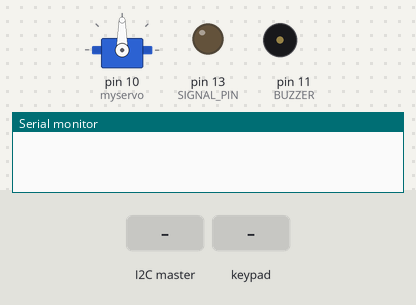
The sketch below on a simulated Arduino Uno, built with avr-gcc and run on an emulated ATmega328P. Parts: servo, output pins drawn as LEDs (lit = HIGH), buzzer (waves = sounding, pin HIGH), the last lines printed to the serial monitor. The inputs (shaded band) are chosen by the test bench.

Above: at 1.2 s.
1.3 s: the I2C master sends "E"
At 1.8 s:
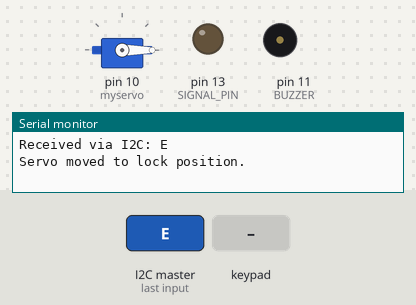
2.8 s: key '*' pressed
At 3.6 s:
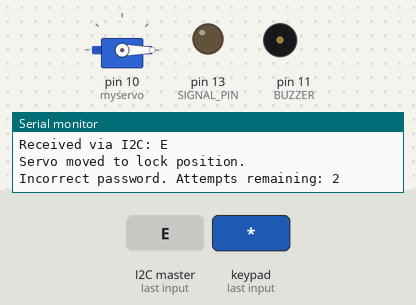
4.3 s: keypad keys 1 2 3 4 A B C * pressed 0.4 s apart
At 7.11 s:
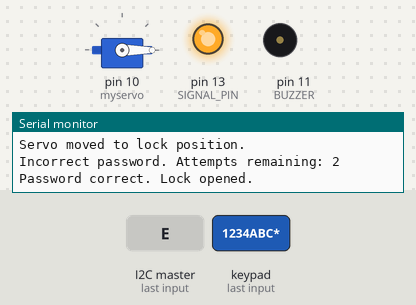
10.5 s: the I2C master sends "R"
At 11.3 s:
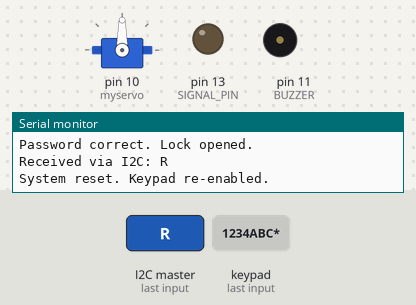
12.0 s: keypad keys 9 8 7 6 * pressed 0.4 s apart
At 13.61 s:
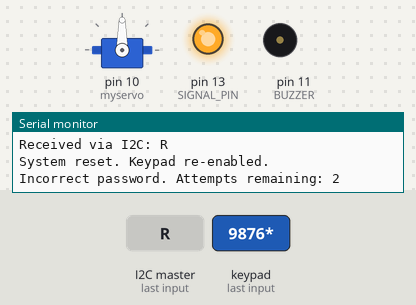
Timing chart, 0 to 15.2 s (numbered marks = the images above; inputs shaded):
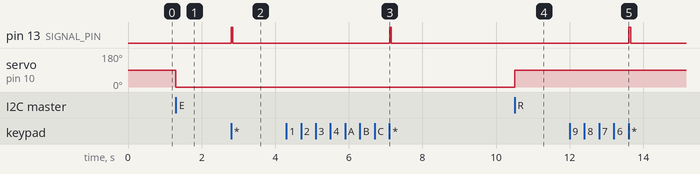

Measured:
- after the input at 1.3 s, servo on pin 10 (myservo): 90° → 0° at once
- after the input at 2.8 s, pin 13 (SIGNAL_PIN): LOW → HIGH at once, → LOW 0.05 s later
- after the input at 4.3 s, pin 13 (SIGNAL_PIN): LOW → HIGH after 2.8 s, → LOW 0.05 s later
- after the input at 10.5 s, servo on pin 10 (myservo): 0° → 90° at once
- after the input at 12.0 s, pin 13 (SIGNAL_PIN): LOW → HIGH after 1.6 s, → LOW 0.05 s later

The sketch:

Keypad.ino
```cpp
#include <Keypad.h>
#include <Servo.h>
#include <Wire.h>

// I2C address
#define DEVICE_ADDRESS 0x12
#define SIGNAL_PIN 13

// Servo and buzzer pins
Servo myservo;
const int BUZZER = 11;

// variables
String enteredPassword = "";
const String correctPassword = "1234ABC";
String keyInput = "";
int remainingAttempts = 3;
const int LOCK_POSITION = 90;
const int UNLOCK_POSITION = 0;
bool keypadEnabled = true;

// Data for I2C communication
char dataToSend = '0'; // Data to send to the master
char receivedData;     // Data received from the master

// Keypad configuration
const byte ROWS = 4;
const byte COLS = 4;
char hexaKeys[ROWS][COLS] = {
    {'1', '2', '3', 'A'},
    {'4', '5', '6', 'B'},
    {'7', '8', '9', 'C'},
    {'*', '0', '#', 'D'}
};
byte rowPins[ROWS] = {9, 8, 7, 6};
byte colPins[COLS] = {5, 4, 3, 2};
Keypad customKeypad = Keypad(makeKeymap(hexaKeys), rowPins, colPins, ROWS, COLS);

void setup() {
  // Initialize serial for debugging
  Serial.begin(9600);

  // Servo setup
  myservo.attach(10);
  myservo.write(LOCK_POSITION);

  // Buzzer and signal pin setup
  pinMode(BUZZER, OUTPUT);
  pinMode(SIGNAL_PIN, OUTPUT);
  digitalWrite(SIGNAL_PIN, LOW);

  // Initialize I2C as slave
  Wire.begin(DEVICE_ADDRESS);
  Wire.onReceive(receiveEvent);
  Wire.onRequest(requestEvent);
}

void loop() {

// Sensor checking logic

  if (keypadEnabled) {
    char customKey = customKeypad.getKey();

    if (customKey) {
      keyInput = customKey;
      if (keyInput != "*") {
        enteredPassword += customKey; // Add key to the entered password
      } else if (keyInput == "*") {  // Check password when '*' is pressed
        if (enteredPassword == correctPassword) {
          dataToSend = 'K'; // Notify master of success
          Serial.println("Password correct. Lock opened.");
          enteredPassword = "";
          keypadEnabled = false; // Disable keypad after success

          // Trigger signal to master
          triggerSignal();
        } else {
          enteredPassword = ""; // Clear the entered password
          remainingAttempts--;

          if (remainingAttempts <= 0) {
            Serial.println("Keypad locked due to too many failed attempts.");
            keypadEnabled = false;
            enteredPassword = "";

            // Trigger signal to master
            triggerSignal();
          } else {
            Serial.println("Incorrect password. Attempts remaining: " + String(remainingAttempts));

            // Trigger signal to master
            triggerSignal();
          }
        }
      }
    }
  }
}

void receiveEvent(int bytes) {
  while (Wire.available()) {
    receivedData = Wire.read();
  }
  Serial.print("Received via I2C: ");
  Serial.println(receivedData);

  if (receivedData == 'E') { // Master command to lock
    myservo.write(UNLOCK_POSITION);
    Serial.println("Servo moved to lock position.");
    triggerSignal();
  } else if (receivedData == 'R') { // Master command to reset
    myservo.write(LOCK_POSITION);
    keypadEnabled = true;
    remainingAttempts = 3;
    enteredPassword = "";
    Serial.println("System reset. Keypad re-enabled.");
    triggerSignal();
  }
}

void requestEvent() {
  Serial.print("Master requested data: Sending ");
  Serial.println(dataToSend);
  Wire.write(dataToSend); // Send current status to the master
}

// Function to trigger the signal line
void triggerSignal() {
  digitalWrite(SIGNAL_PIN, HIGH);
  delay(50); // Small pulse duration
  digitalWrite(SIGNAL_PIN, LOW);
}
```
